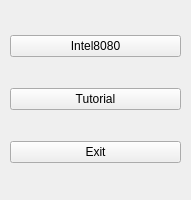
<?xml version="1.0" encoding="UTF-8"?>
<ui version="4.0">
 <class>MainMenu</class>
 <widget class="QMainWindow" name="MainMenu">
  <property name="geometry">
   <rect>
    <x>0</x>
    <y>0</y>
    <width>191</width>
    <height>200</height>
   </rect>
  </property>
  <property name="windowTitle">
   <string>8-Bit Simulator</string>
  </property>
  <widget class="QWidget" name="centralwidget">
   <widget class="QWidget" name="verticalLayoutWidget">
    <property name="geometry">
     <rect>
      <x>10</x>
      <y>10</y>
      <width>171</width>
      <height>181</height>
     </rect>
    </property>
    <layout class="QVBoxLayout" name="verticalLayout">
     <item>
      <widget class="QPushButton" name="button_Intel8080">
       <property name="text">
        <string>Intel8080</string>
       </property>
      </widget>
     </item>
     <item>
      <widget class="QPushButton" name="button_Tutorial">
       <property name="text">
        <string>Tutorial</string>
       </property>
      </widget>
     </item>
     <item>
      <widget class="QPushButton" name="button_Exit">
       <property name="text">
        <string>Exit</string>
       </property>
      </widget>
     </item>
    </layout>
   </widget>
  </widget>
 </widget>
 <resources/>
 <connections/>
</ui>
